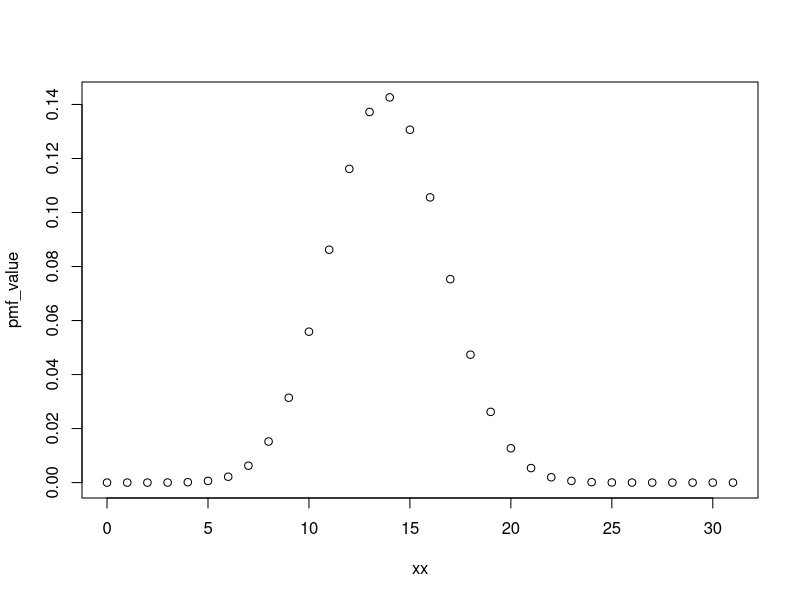

The R script that drew this image:
xx<-seq(0,31,1)
p<-0.447
n<-31
pmf_value<-numeric()
for(i in 1:length(xx)){
  pmf_value[i]=dbinom(xx[i],n,p)
}
plot(xx,pmf_value)
mean(xx)
var(xx,pmf_value)
sd(xx)